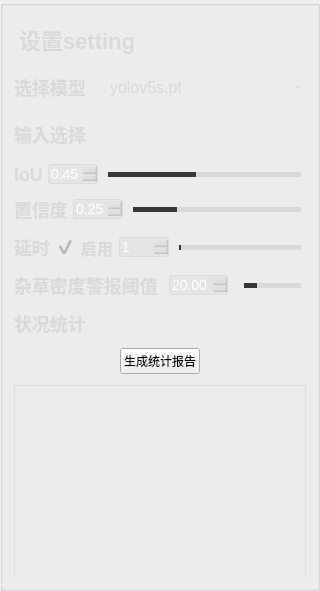
          <widget class="QGroupBox" name="leftgroupBox">
           <property name="minimumSize">
            <size>
             <width>320</width>
             <height>0</height>
            </size>
           </property>
           <property name="maximumSize">
            <size>
             <width>320</width>
             <height>16777215</height>
            </size>
           </property>
           <property name="styleSheet">
            <string notr="true">#leftgroupBox{
background-color: rgba(75, 75, 75, 200);
border: 0px solid #42adff;
border-radius:0px;}
</string>
           </property>
           <property name="title">
            <string/>
           </property>
           <layout class="QVBoxLayout" name="verticalLayout_8">
            <property name="spacing">
             <number>11</number>
            </property>
            <item>
             <widget class="QGroupBox" name="setgroupBox">
              <property name="minimumSize">
               <size>
                <width>0</width>
                <height>42</height>
               </size>
              </property>
              <property name="maximumSize">
               <size>
                <width>16777215</width>
                <height>42</height>
               </size>
              </property>
              <property name="styleSheet">
               <string notr="true">#setgroupBox{
border: 0px solid #42adff;
border-radius:0px;}</string>
              </property>
              <property name="title">
               <string/>
              </property>
              <layout class="QHBoxLayout" name="horizontalLayout_35">
               <property name="leftMargin">
                <number>2</number>
               </property>
               <property name="topMargin">
                <number>0</number>
               </property>
               <property name="rightMargin">
                <number>0</number>
               </property>
               <property name="bottomMargin">
                <number>0</number>
               </property>
               <item>
                <widget class="QLabel" name="setLabel">
                 <property name="minimumSize">
                  <size>
                   <width>0</width>
                   <height>0</height>
                  </size>
                 </property>
                 <property name="maximumSize">
                  <size>
                   <width>16777215</width>
                   <height>40</height>
                  </size>
                 </property>
                 <property name="styleSheet">
                  <string notr="true">QLabel
{
	font-size: 22px;
	font-family: &quot;Microsoft YaHei&quot;;
	font-weight: bold;
 		border-radius:9px;
		background:rgba(66, 195, 255, 0);
color: rgb(218, 218, 218);

}
</string>
                 </property>
                 <property name="text">
                  <string>设置setting</string>
                 </property>
                </widget>
               </item>
               <item>
                <spacer name="setSpacer">
                 <property name="orientation">
                  <enum>Qt::Horizontal</enum>
                 </property>
                 <property name="sizeHint" stdset="0">
                  <size>
                   <width>40</width>
                   <height>20</height>
                  </size>
                 </property>
                </spacer>
               </item>
              </layout>
             </widget>
            </item>
            <item>
             <layout class="QHBoxLayout" name="modelLayout">
              <item>
               <widget class="QLabel" name="modelLabel">
                <property name="minimumSize">
                 <size>
                  <width>0</width>
                  <height>35</height>
                 </size>
                </property>
                <property name="maximumSize">
                 <size>
                  <width>80</width>
                  <height>16777215</height>
                 </size>
                </property>
                <property name="styleSheet">
                 <string notr="true">QLabel
{
	font-size: 18px;
	font-family: &quot;Microsoft YaHei&quot;;
	font-weight: bold;
 		border-radius:9px;
		background:rgba(66, 195, 255, 0);
color: rgb(218, 218, 218);
}
</string>
                </property>
                <property name="text">
                 <string>选择模型</string>
                </property>
               </widget>
              </item>
              <item>
               <widget class="QComboBox" name="modelBox">
                <property name="minimumSize">
                 <size>
                  <width>0</width>
                  <height>35</height>
                 </size>
                </property>
                <property name="styleSheet">
                 <string notr="true">QComboBox QAbstractItemView {
font-family: &quot;Microsoft YaHei&quot;;
font-size: 16px;
background:rgba(200, 200, 200,150);
selection-background-color: rgba(200, 200, 200,50);
color: rgb(218, 218, 218);
outline:none;
border:none;}
QComboBox{
font-family: &quot;Microsoft YaHei&quot;;
font-size: 16px;
color: rgb(218, 218, 218);
border-width:0px;
border-color:white;
border-style:solid;
background-color: rgba(200, 200, 200,0);}

QComboBox::drop-down {
margin-top:8;
height:20;
background:rgba(255,255,255,0);
border-image: url(:/img/icon/下拉_白色.png);
}
</string>
                </property>
                <item>
                 <property name="text">
                  <string>yolov5s.pt</string>
                 </property>
                </item>
                <item>
                 <property name="text">
                  <string>yolov5m.pt</string>
                 </property>
                </item>
                <item>
                 <property name="text">
                  <string>yolov5l.pt</string>
                 </property>
                </item>
                <item>
                 <property name="text">
                  <string>yolov5x.pt</string>
                 </property>
                </item>
               </widget>
              </item>
             </layout>
            </item>
            <item>
             <layout class="QHBoxLayout" name="inputLayout">
              <item>
               <widget class="QLabel" name="inputLabel">
                <property name="maximumSize">
                 <size>
                  <width>80</width>
                  <height>16777215</height>
                 </size>
                </property>
                <property name="styleSheet">
                 <string notr="true">QLabel
{
	font-size: 18px;
	font-family: &quot;Microsoft YaHei&quot;;
	font-weight: bold;
 		border-radius:9px;
		background:rgba(66, 195, 255, 0);
color: rgb(218, 218, 218);
}
</string>
                </property>
                <property name="text">
                 <string>输入选择</string>
                </property>
               </widget>
              </item>
              <item>
               <layout class="QHBoxLayout" name="input_rightLayout">
                <item>
                 <widget class="QGroupBox" name="inputgroupBox">
                  <property name="styleSheet">
                   <string notr="true">#inputgroupBox{
background-color: rgba(48,148,243,0);
border: 0px solid #42adff;
border-left: 0px solid #d9d9d9;
border-right: 0px solid rgba(29, 83, 185, 255);
border-radius:0px;}</string>
                  </property>
                  <property name="title">
                   <string/>
                  </property>
                  <layout class="QHBoxLayout" name="horizontalLayout_8">
                   <property name="leftMargin">
                    <number>0</number>
                   </property>
                   <property name="topMargin">
                    <number>0</number>
                   </property>
                   <property name="rightMargin">
                    <number>0</number>
                   </property>
                   <property name="bottomMargin">
                    <number>0</number>
                   </property>
                   <item>
                    <widget class="QPushButton" name="fileButton">
                     <property name="minimumSize">
                      <size>
                       <width>55</width>
                       <height>28</height>
                      </size>
                     </property>
                     <property name="maximumSize">
                      <size>
                       <width>16777215</width>
                       <height>28</height>
                      </size>
                     </property>
                     <property name="toolTip">
                      <string>文件</string>
                     </property>
                     <property name="styleSheet">
                      <string notr="true">QPushButton{font-family: &quot;Microsoft YaHei&quot;;
font-size: 14px;
font-weight: bold;
color:white;
text-align: center center;
padding-left: 5px;
padding-right: 5px;
padding-top: 4px;
padding-bottom: 4px;
border-style: solid;
border-width: 0px;
border-color: rgba(255, 255, 255, 255);
border-radius: 3px;
background-color: rgba(200, 200, 200,0);}

QPushButton:focus{outline: none;}

QPushButton::pressed{font-family: &quot;Microsoft YaHei&quot;;
                     font-size: 14px;
                     font-weight: bold;
                     color:rgb(200,200,200);
                     text-align: center center;
                     padding-left: 5px;
                     padding-right: 5px;
                     padding-top: 4px;
                     padding-bottom: 4px;
                     border-style: solid;
                     border-width: 0px;
                     border-color: rgba(255, 255, 255, 255);
                     border-radius: 3px;
                     background-color:  #bf513b;}

QPushButton::disabled{font-family: &quot;Microsoft YaHei&quot;;
                     font-size: 14px;
                     font-weight: bold;
                     color:rgb(200,200,200);
                     text-align: center center;
                     padding-left: 5px;
                     padding-right: 5px;
                     padding-top: 4px;
                     padding-bottom: 4px;
                     border-style: solid;
                     border-width: 0px;
                     border-color: rgba(255, 255, 255, 255);
                     border-radius: 3px;
                     background-color:  #bf513b;}
QPushButton::hover {
border-style: solid;
border-width: 0px;
border-radius: 0px;
background-color: rgba(48,148,243,80);}</string>
                     </property>
                     <property name="text">
                      <string/>
                     </property>
                     <property name="icon">
                      <iconset resource="../apprcc.qrc">
                       <normaloff>:/img/icon/打开.png</normaloff>:/img/icon/打开.png</iconset>
                     </property>
                    </widget>
                   </item>
                   <item>
                    <widget class="QPushButton" name="cameraButton">
                     <property name="minimumSize">
                      <size>
                       <width>55</width>
                       <height>28</height>
                      </size>
                     </property>
                     <property name="maximumSize">
                      <size>
                       <width>16777215</width>
                       <height>28</height>
                      </size>
                     </property>
                     <property name="toolTip">
                      <string>相机</string>
                     </property>
                     <property name="styleSheet">
                      <string notr="true">QPushButton{font-family: &quot;Microsoft YaHei&quot;;
font-size: 14px;
font-weight: bold;
color:white;
text-align: center center;
padding-left: 5px;
padding-right: 5px;
padding-top: 4px;
padding-bottom: 4px;
border-style: solid;
border-width: 0px;
border-color: rgba(255, 255, 255, 255);
border-radius: 3px;
background-color: rgba(48,148,243,0);}

QPushButton:focus{outline: none;}

QPushButton::pressed{font-family: &quot;Microsoft YaHei&quot;;
                     font-size: 14px;
                     font-weight: bold;
                     color:rgb(200,200,200);
                     text-align: center center;
                     padding-left: 5px;
                     padding-right: 5px;
                     padding-top: 4px;
                     padding-bottom: 4px;
                     border-style: solid;
                     border-width: 0px;
                     border-color: rgba(255, 255, 255, 255);
                     border-radius: 3px;
                     background-color:  #bf513b;}

QPushButton::disabled{font-family: &quot;Microsoft YaHei&quot;;
                     font-size: 14px;
                     font-weight: bold;
                     color:rgb(200,200,200);
                     text-align: center center;
                     padding-left: 5px;
                     padding-right: 5px;
                     padding-top: 4px;
                     padding-bottom: 4px;
                     border-style: solid;
                     border-width: 0px;
                     border-color: rgba(255, 255, 255, 255);
                     border-radius: 3px;
                     background-color:  #bf513b;}
QPushButton::hover {
border-style: solid;
border-width: 0px;
border-radius: 0px;
background-color: rgba(48,148,243,80);}</string>
                     </property>
                     <property name="text">
                      <string/>
                     </property>
                     <property name="icon">
                      <iconset resource="../apprcc.qrc">
                       <normaloff>:/img/icon/摄像头开.png</normaloff>:/img/icon/摄像头开.png</iconset>
                     </property>
                    </widget>
                   </item>
                  </layout>
                 </widget>
                </item>
               </layout>
              </item>
             </layout>
            </item>
            <item>
             <layout class="QHBoxLayout" name="iouLayout">
              <property name="spacing">
               <number>4</number>
              </property>
              <item>
               <layout class="QHBoxLayout" name="iou_rightLayout">
                <property name="spacing">
                 <number>5</number>
                </property>
                <item>
                 <widget class="QLabel" name="iouLabel">
                  <property name="styleSheet">
                   <string notr="true">QLabel
{
	font-size: 18px;
	font-family: &quot;Microsoft YaHei&quot;;
	font-weight: bold;
 		border-radius:9px;
		background:rgba(66, 195, 255, 0);
color: rgb(218, 218, 218);
}
</string>
                  </property>
                  <property name="text">
                   <string>IoU</string>
                  </property>
                 </widget>
                </item>
                <item>
                 <widget class="QDoubleSpinBox" name="iouSpinBox">
                  <property name="minimumSize">
                   <size>
                    <width>50</width>
                    <height>0</height>
                   </size>
                  </property>
                  <property name="maximumSize">
                   <size>
                    <width>50</width>
                    <height>16777215</height>
                   </size>
                  </property>
                  <property name="styleSheet">
                   <string notr="true">QDoubleSpinBox{
background:rgba(200, 200, 200,50);
color:white;
font-size: 14px;
font-family: &quot;Microsoft YaHei UI&quot;;
border-style: solid;
border-width: 1px;
border-color: rgba(200, 200, 200,100);
border-radius: 3px;}

QDoubleSpinBox::down-button{
background:rgba(200, 200, 200,0);
border-image: url(:/img/icon/箭头_列表展开.png);}
QDoubleSpinBox::down-button::hover{
background:rgba(200, 200, 200,100);
border-image: url(:/img/icon/箭头_列表展开.png);}

QDoubleSpinBox::up-button{
background:rgba(200, 200, 200,0);
border-image: url(:/img/icon/箭头_列表收起.png);}
QDoubleSpinBox::up-button::hover{
background:rgba(200, 200, 200,100);
border-image: url(:/img/icon/箭头_列表收起.png);}
</string>
                  </property>
                  <property name="maximum">
                   <double>1.000000000000000</double>
                  </property>
                  <property name="singleStep">
                   <double>0.010000000000000</double>
                  </property>
                  <property name="value">
                   <double>0.450000000000000</double>
                  </property>
                 </widget>
                </item>
                <item>
                 <widget class="QSlider" name="iouSlider">
                  <property name="styleSheet">
                   <string notr="true">QSlider{
border-color: #bcbcbc;
color:#d9d9d9;
}
QSlider::groove:horizontal {                                
     border: 1px solid #999999;                             
     height: 3px;                                           
    margin: 0px 0;                                         
     left: 5px; right: 5px; 
 }
QSlider::handle:horizontal {                               
     border: 0px ; 
     border-image: url(:/img/icon/圆.png);
	 width:15px;
     margin: -7px -7px -7px -7px;                  
} 
QSlider::add-page:horizontal{
background: qlineargradient(spread:pad, x1:0, y1:1, x2:0, y2:0, stop:0 #d9d9d9, stop:0.25 #d9d9d9, stop:0.5 #d9d9d9, stop:1 #d9d9d9); 

}
QSlider::sub-page:horizontal{                               
 background: qlineargradient(spread:pad, x1:0, y1:1, x2:0, y2:0, stop:0 #373737, stop:0.25 #373737, stop:0.5 #373737, stop:1 #373737);                     
}</string>
                  </property>
                  <property name="maximum">
                   <number>100</number>
                  </property>
                  <property name="value">
                   <number>45</number>
                  </property>
                  <property name="orientation">
                   <enum>Qt::Horizontal</enum>
                  </property>
                 </widget>
                </item>
               </layout>
              </item>
             </layout>
            </item>
            <item>
             <layout class="QHBoxLayout" name="confidenceLayout">
              <property name="spacing">
               <number>4</number>
              </property>
              <item>
               <layout class="QHBoxLayout" name="conf_rightLayout">
                <property name="spacing">
                 <number>5</number>
                </property>
                <item>
                 <widget class="QLabel" name="confLabel">
                  <property name="styleSheet">
                   <string notr="true">QLabel
{
	font-size: 18px;
	font-family: &quot;Microsoft YaHei&quot;;
	font-weight: bold;
 		border-radius:9px;
		background:rgba(66, 195, 255, 0);
color: rgb(218, 218, 218);
}
</string>
                  </property>
                  <property name="text">
                   <string>置信度</string>
                  </property>
                 </widget>
                </item>
                <item>
                 <widget class="QDoubleSpinBox" name="confSpinBox">
                  <property name="minimumSize">
                   <size>
                    <width>50</width>
                    <height>0</height>
                   </size>
                  </property>
                  <property name="maximumSize">
                   <size>
                    <width>50</width>
                    <height>16777215</height>
                   </size>
                  </property>
                  <property name="focusPolicy">
                   <enum>Qt::ClickFocus</enum>
                  </property>
                  <property name="styleSheet">
                   <string notr="true">QDoubleSpinBox{
background:rgba(200, 200, 200,50);
color:white;
font-size: 14px;
font-family: &quot;Microsoft YaHei UI&quot;;
border-style: solid;
border-width: 1px;
border-color: rgba(200, 200, 200,100);
border-radius: 3px;}

QDoubleSpinBox::down-button{
background:rgba(200, 200, 200,0);
border-image: url(:/img/icon/箭头_列表展开.png);}
QDoubleSpinBox::down-button::hover{
background:rgba(200, 200, 200,100);
border-image: url(:/img/icon/箭头_列表展开.png);}

QDoubleSpinBox::up-button{
background:rgba(200, 200, 200,0);
border-image: url(:/img/icon/箭头_列表收起.png);}
QDoubleSpinBox::up-button::hover{
background:rgba(200, 200, 200,100);
border-image: url(:/img/icon/箭头_列表收起.png);}
</string>
                  </property>
                  <property name="maximum">
                   <double>1.000000000000000</double>
                  </property>
                  <property name="singleStep">
                   <double>0.010000000000000</double>
                  </property>
                  <property name="value">
                   <double>0.250000000000000</double>
                  </property>
                 </widget>
                </item>
                <item>
                 <widget class="QSlider" name="confSlider">
                  <property name="styleSheet">
                   <string notr="true">QSlider{
border-color: #bcbcbc;
color:#d9d9d9;
}
QSlider::groove:horizontal {                                
     border: 1px solid #999999;                             
     height: 3px;                                           
    margin: 0px 0;                                         
     left: 5px; right: 5px; 
 }
QSlider::handle:horizontal {                               
     border: 0px ; 
     border-image: url(:/img/icon/圆.png);
	 width:15px;
     margin: -7px -7px -7px -7px;                  
} 
QSlider::add-page:horizontal{
background: qlineargradient(spread:pad, x1:0, y1:1, x2:0, y2:0, stop:0 #d9d9d9, stop:0.25 #d9d9d9, stop:0.5 #d9d9d9, stop:1 #d9d9d9); 

}
QSlider::sub-page:horizontal{                               
 background: qlineargradient(spread:pad, x1:0, y1:1, x2:0, y2:0, stop:0 #373737, stop:0.25 #373737, stop:0.5 #373737, stop:1 #373737);                     
}</string>
                  </property>
                  <property name="maximum">
                   <number>100</number>
                  </property>
                  <property name="value">
                   <number>25</number>
                  </property>
                  <property name="orientation">
                   <enum>Qt::Horizontal</enum>
                  </property>
                  <property name="tickPosition">
                   <enum>QSlider::NoTicks</enum>
                  </property>
                 </widget>
                </item>
               </layout>
              </item>
             </layout>
            </item>
            <item>
             <layout class="QHBoxLayout" name="timeLayout">
              <property name="spacing">
               <number>4</number>
              </property>
              <item>
               <layout class="QHBoxLayout" name="time_rightLayout">
                <property name="spacing">
                 <number>5</number>
                </property>
                <item>
                 <layout class="QHBoxLayout" name="time_leftLayout">
                  <item>
                   <widget class="QLabel" name="timeLabel">
                    <property name="maximumSize">
                     <size>
                      <width>80</width>
                      <height>16777215</height>
                     </size>
                    </property>
                    <property name="styleSheet">
                     <string notr="true">QLabel
{
	font-size: 18px;
	font-family: &quot;Microsoft YaHei&quot;;
	font-weight: bold;
 		border-radius:9px;
		background:rgba(66, 195, 255, 0);
color: rgb(218, 218, 218);
}
</string>
                    </property>
                    <property name="text">
                     <string>延时</string>
                    </property>
                   </widget>
                  </item>
                  <item>
                   <widget class="QCheckBox" name="checkBox">
                    <property name="styleSheet">
                     <string notr="true">
QCheckBox
{font-size: 16px;
	font-family: &quot;Microsoft YaHei&quot;;
	font-weight: bold;
 		border-radius:9px;
		background:rgba(66, 195, 255, 0);
color: rgb(218, 218, 218);;}

QCheckBox::indicator {
	width: 20px;
	height: 20px;
}
QCheckBox::indicator:unchecked {
    image: url(:/img/icon/button-off.png);
}

QCheckBox::indicator:checked {
    
    image: url(:/img/icon/button-on.png);
}
</string>
                    </property>
                    <property name="text">
                     <string>启用</string>
                    </property>
                    <property name="checked">
                     <bool>true</bool>
                    </property>
                   </widget>
                  </item>
                 </layout>
                </item>
                <item>
                 <widget class="QSpinBox" name="timeSpinBox">
                  <property name="minimumSize">
                   <size>
                    <width>50</width>
                    <height>0</height>
                   </size>
                  </property>
                  <property name="maximumSize">
                   <size>
                    <width>50</width>
                    <height>16777215</height>
                   </size>
                  </property>
                  <property name="focusPolicy">
                   <enum>Qt::ClickFocus</enum>
                  </property>
                  <property name="styleSheet">
                   <string notr="true">QSpinBox{
background:rgba(200, 200, 200,50);
color:white;
font-size: 14px;
font-family: &quot;Microsoft YaHei UI&quot;;
border-style: solid;
border-width: 1px;
border-color: rgba(200, 200, 200,100);
border-radius: 3px;}

QSpinBox::down-button{
background:rgba(200, 200, 200,0);
border-image: url(:/img/icon/箭头_列表展开.png);}
QDoubleSpinBox::down-button::hover{
background:rgba(200, 200, 200,100);
border-image: url(:/img/icon/箭头_列表展开.png);}

QSpinBox::up-button{
background:rgba(200, 200, 200,0);
border-image: url(:/img/icon/箭头_列表收起.png);}
QSpinBox::up-button::hover{
background:rgba(200, 200, 200,100);
border-image: url(:/img/icon/箭头_列表收起.png);}
</string>
                  </property>
                  <property name="minimum">
                   <number>1</number>
                  </property>
                  <property name="maximum">
                   <number>20</number>
                  </property>
                  <property name="singleStep">
                   <number>1</number>
                  </property>
                  <property name="value">
                   <number>1</number>
                  </property>
                 </widget>
                </item>
                <item>
                 <widget class="QSlider" name="timeSlider">
                  <property name="styleSheet">
                   <string notr="true">QSlider{
border-color: #bcbcbc;
color:#d9d9d9;
}
QSlider::groove:horizontal {                                
     border: 1px solid #999999;                             
     height: 3px;                                           
    margin: 0px 0;                                         
     left: 5px; right: 5px; 
 }
QSlider::handle:horizontal {                               
     border: 0px ; 
     border-image: url(:/img/icon/圆.png);
	 width:15px;
     margin: -7px -7px -7px -7px;                  
} 
QSlider::add-page:horizontal{
background: qlineargradient(spread:pad, x1:0, y1:1, x2:0, y2:0, stop:0 #d9d9d9, stop:0.25 #d9d9d9, stop:0.5 #d9d9d9, stop:1 #d9d9d9); 

}
QSlider::sub-page:horizontal{                               
 background: qlineargradient(spread:pad, x1:0, y1:1, x2:0, y2:0, stop:0 #373737, stop:0.25 #373737, stop:0.5 #373737, stop:1 #373737);                     
}</string>
                  </property>
                  <property name="minimum">
                   <number>1</number>
                  </property>
                  <property name="maximum">
                   <number>20</number>
                  </property>
                  <property name="singleStep">
                   <number>1</number>
                  </property>
                  <property name="pageStep">
                   <number>1</number>
                  </property>
                  <property name="value">
                   <number>1</number>
                  </property>
                  <property name="orientation">
                   <enum>Qt::Horizontal</enum>
                  </property>
                  <property name="tickPosition">
                   <enum>QSlider::NoTicks</enum>
                  </property>
                 </widget>
                </item>
               </layout>
              </item>
             </layout>
            </item>
            <item>
             <layout class="QHBoxLayout" name="weedLayout">
              <item>
               <widget class="QLabel" name="weedlabel">
                <property name="styleSheet">
                 <string notr="true">QLabel
{
	font-size: 18px;
	font-family: &quot;Microsoft YaHei&quot;;
	font-weight: bold;
 		border-radius:9px;
		background:rgba(66, 195, 255, 0);
color: rgb(218, 218, 218);
}</string>
                </property>
                <property name="text">
                 <string>杂草密度警报阈值</string>
                </property>
               </widget>
              </item>
              <item>
               <widget class="QDoubleSpinBox" name="weedSpinBox">
                <property name="styleSheet">
                 <string notr="true">QDoubleSpinBox{
background:rgba(200, 200, 200,50);
color:white;
font-size: 14px;
font-family: &quot;Microsoft YaHei UI&quot;;
border-style: solid;
border-width: 1px;
border-color: rgba(200, 200, 200,100);
border-radius: 3px;}

QDoubleSpinBox::down-button{
background:rgba(200, 200, 200,0);
border-image: url(:/img/icon/箭头_列表展开.png);}
QDoubleSpinBox::down-button::hover{
background:rgba(200, 200, 200,100);
border-image: url(:/img/icon/箭头_列表展开.png);}

QDoubleSpinBox::up-button{
background:rgba(200, 200, 200,0);
border-image: url(:/img/icon/箭头_列表收起.png);}
QDoubleSpinBox::up-button::hover{
background:rgba(200, 200, 200,100);
border-image: url(:/img/icon/箭头_列表收起.png);}</string>
                </property>
                <property name="minimum">
                 <double>1.000000000000000</double>
                </property>
                <property name="maximum">
                 <double>99.000000000000000</double>
                </property>
                <property name="stepType">
                 <enum>QAbstractSpinBox::DefaultStepType</enum>
                </property>
                <property name="value">
                 <double>20.000000000000000</double>
                </property>
               </widget>
              </item>
              <item>
               <widget class="QSlider" name="weedSlider">
                <property name="styleSheet">
                 <string notr="true">QSlider{
border-color: #bcbcbc;
color:#d9d9d9;
}
QSlider::groove:horizontal {                                
     border: 1px solid #999999;                             
     height: 3px;                                           
    margin: 0px 0;                                         
     left: 5px; right: 5px; 
 }
QSlider::handle:horizontal {                               
     border: 0px ; 
     border-image: url(:/img/icon/圆.png);
	 width:15px;
     margin: -7px -7px -7px -7px;                  
} 
QSlider::add-page:horizontal{
background: qlineargradient(spread:pad, x1:0, y1:1, x2:0, y2:0, stop:0 #d9d9d9, stop:0.25 #d9d9d9, stop:0.5 #d9d9d9, stop:1 #d9d9d9); 

}
QSlider::sub-page:horizontal{                               
 background: qlineargradient(spread:pad, x1:0, y1:1, x2:0, y2:0, stop:0 #373737, stop:0.25 #373737, stop:0.5 #373737, stop:1 #373737);                     
}</string>
                </property>
                <property name="value">
                 <number>20</number>
                </property>
                <property name="orientation">
                 <enum>Qt::Horizontal</enum>
                </property>
               </widget>
              </item>
             </layout>
            </item>
            <item>
             <layout class="QVBoxLayout" name="outputLayout">
              <item>
               <widget class="QLabel" name="outputLabel">
                <property name="styleSheet">
                 <string notr="true">QLabel
{
	font-size: 18px;
	font-family: &quot;Microsoft YaHei&quot;;
	font-weight: bold;
 		border-radius:9px;
		background:rgba(66, 195, 255, 0);
color: rgb(218, 218, 218);
}
</string>
                </property>
                <property name="text">
                 <string>状况统计</string>
                </property>
               </widget>
              </item>
              <item>
               <layout class="QHBoxLayout" name="reportLayout">
                <item>
                 <spacer name="report_leftSpacer">
                  <property name="orientation">
                   <enum>Qt::Horizontal</enum>
                  </property>
                  <property name="sizeHint" stdset="0">
                   <size>
                    <width>40</width>
                    <height>20</height>
                   </size>
                  </property>
                 </spacer>
                </item>
                <item>
                 <widget class="QPushButton" name="reportpushButton">
                  <property name="text">
                   <string>生成统计报告</string>
                  </property>
                 </widget>
                </item>
                <item>
                 <spacer name="report_rightSpacer">
                  <property name="orientation">
                   <enum>Qt::Horizontal</enum>
                  </property>
                  <property name="sizeHint" stdset="0">
                   <size>
                    <width>40</width>
                    <height>20</height>
                   </size>
                  </property>
                 </spacer>
                </item>
               </layout>
              </item>
              <item>
               <widget class="QListWidget" name="resultWidget">
                <property name="styleSheet">
                 <string notr="true">QListWidget{
background-color: rgba(12, 28, 77, 0);
border: 1px solid rgba(200, 200, 200,100);
border-bottom: 0px solid rgba(200, 200, 200,100);
border-radius:0px;
font-family: &quot;Microsoft YaHei&quot;;
font-size: 16px;
color: rgb(218, 218, 218);
}
</string>
                </property>
               </widget>
              </item>
             </layout>
            </item>
           </layout>
          </widget>
